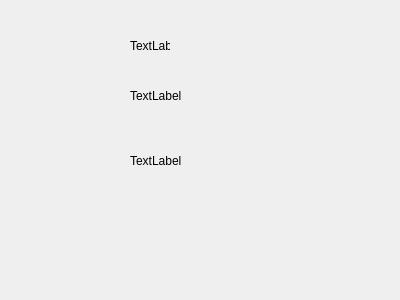
<?xml version="1.0" encoding="UTF-8"?>
<ui version="4.0">
 <class>ClockWidget</class>
 <widget class="QWidget" name="ClockWidget">
  <property name="geometry">
   <rect>
    <x>0</x>
    <y>0</y>
    <width>400</width>
    <height>300</height>
   </rect>
  </property>
  <property name="windowTitle">
   <string>Form</string>
  </property>
  <widget class="QLabel" name="timeLabel">
   <property name="geometry">
    <rect>
     <x>130</x>
     <y>40</y>
     <width>40</width>
     <height>12</height>
    </rect>
   </property>
   <property name="text">
    <string>TextLabel</string>
   </property>
  </widget>
  <widget class="QLabel" name="dateLabel">
   <property name="geometry">
    <rect>
     <x>130</x>
     <y>80</y>
     <width>101</width>
     <height>31</height>
    </rect>
   </property>
   <property name="text">
    <string>TextLabel</string>
   </property>
  </widget>
  <widget class="QLabel" name="dayLabel">
   <property name="geometry">
    <rect>
     <x>130</x>
     <y>140</y>
     <width>91</width>
     <height>41</height>
    </rect>
   </property>
   <property name="text">
    <string>TextLabel</string>
   </property>
  </widget>
 </widget>
 <resources/>
 <connections/>
</ui>
